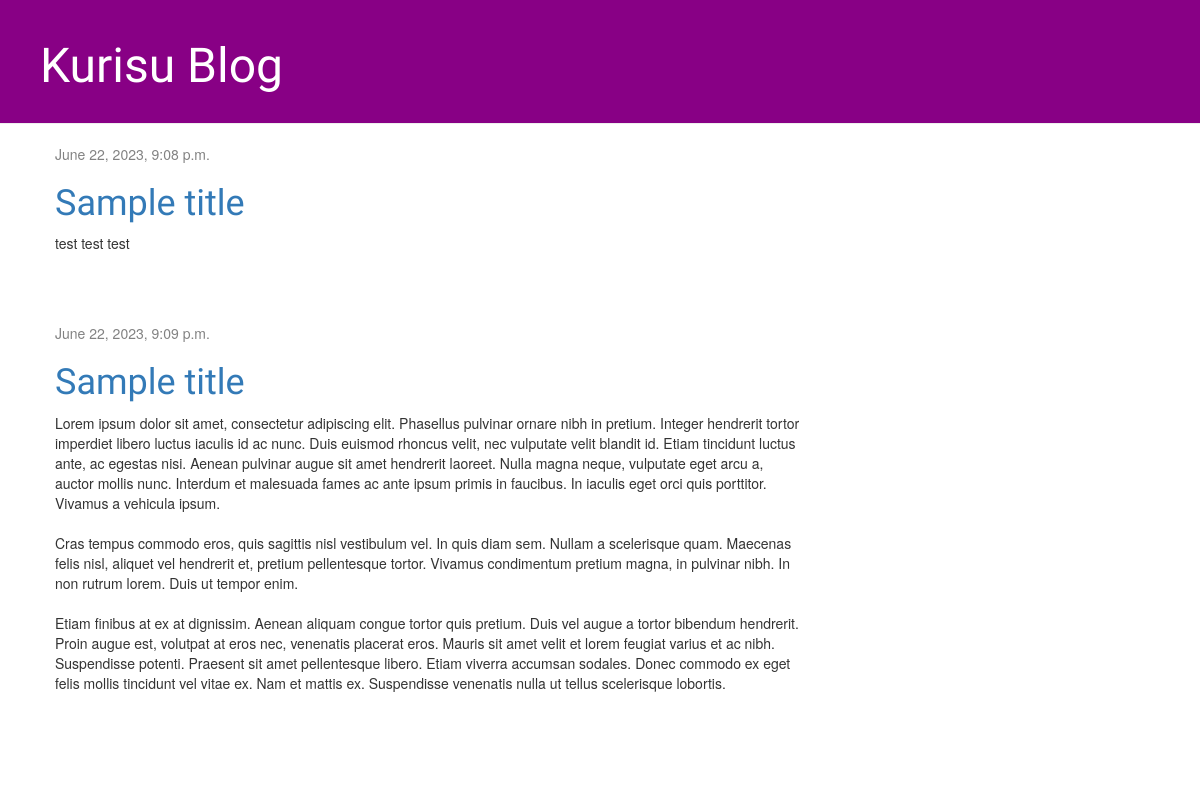
Before: / with the older database file.
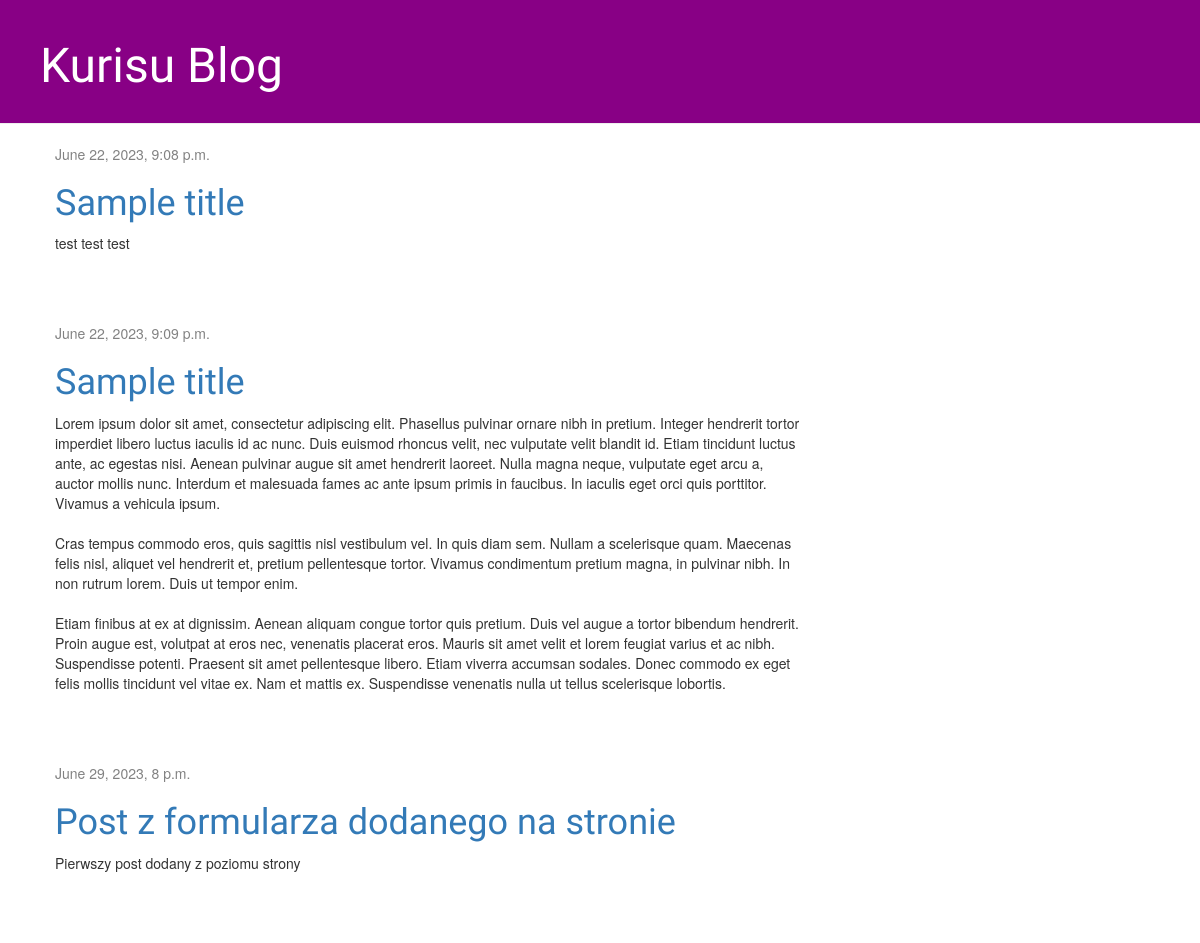
After: the same page with the newer database file.
### blog/models.py (models this page shows, shortened)
class Post(models.Model):
    author = models.ForeignKey(settings.AUTH_USER_MODEL, on_delete=models.CASCADE)
    title = models.CharField(max_length=200)
    text = models.TextField()
    created_date = models.DateTimeField(default=timezone.now)
    published_date = models.DateTimeField(blank=True, null=True)

### blog/views.py (the view)
# urls.py: path('', views.post_list, name='post_list'),
def post_list(request):
    posts = Post.objects.filter(published_date__lte=timezone.now()).order_by('published_date')
    return render(request, 'blog/post_list.html', {'posts': posts})

### blog/templates/blog/post_list.html
{% extends 'blog/index.html' %}
{% block content %}
{% for post in posts %}
<div class="post">
    <div class="date">
        {{ post.published_date }}
    </div>
    <h1><a href="{% url 'post_detail' pk=post.pk %}">{{ post.title }}</a></h1>
    <p>{{ post.text|linebreaksbr }}</p>
</div>
{% endfor %}
{% endblock %}

### blog/templates/blog/index.html (shortened to what this page needs)
{% load static %}
<html>
<head>
    <link href="//maxcdn.bootstrapcdn.com/bootstrap/3.2.0/css/bootstrap.min.css" rel="stylesheet">
    <link href="//maxcdn.bootstrapcdn.com/bootstrap/3.2.0/css/bootstrap-theme.min.css" rel="stylesheet">
    <link href="{% static 'css/blog.css' %}" rel="stylesheet">
</head>
<body>
<div class="page-header">
    <h1><a href="/">Kurisu Blog</a></h1>
</div>
<div class="content container">
    <div class="row">
        <div class="col-md-8">
            {% block content %}
            {% endblock %}
        </div>
    </div>
</div>
</body>
</html>

### blog/static/css/blog.css (style rules this page uses)
.page-header { background-color: #880085; margin-top: 0; padding: 20px 20px 20px 40px; }
.page-header h1, .page-header h1 a, .page-header h1 a:visited, .page-header h1 a:active { color: #ffffff; font-size: 36pt; text-decoration: none; }
.content { margin-left: 40px; }
h1, h2, h3, h4 { font-family: 'Lobster', cursive; }
.date { color: #828282; }
.post { margin-bottom: 70px; }

Changed rows visible on the page:
added Post: published_date "June 29, 2023, 8 p.m.", title "Post z formularza dodanego na stronie", text "Pierwszy post dodany z poziomu strony"
